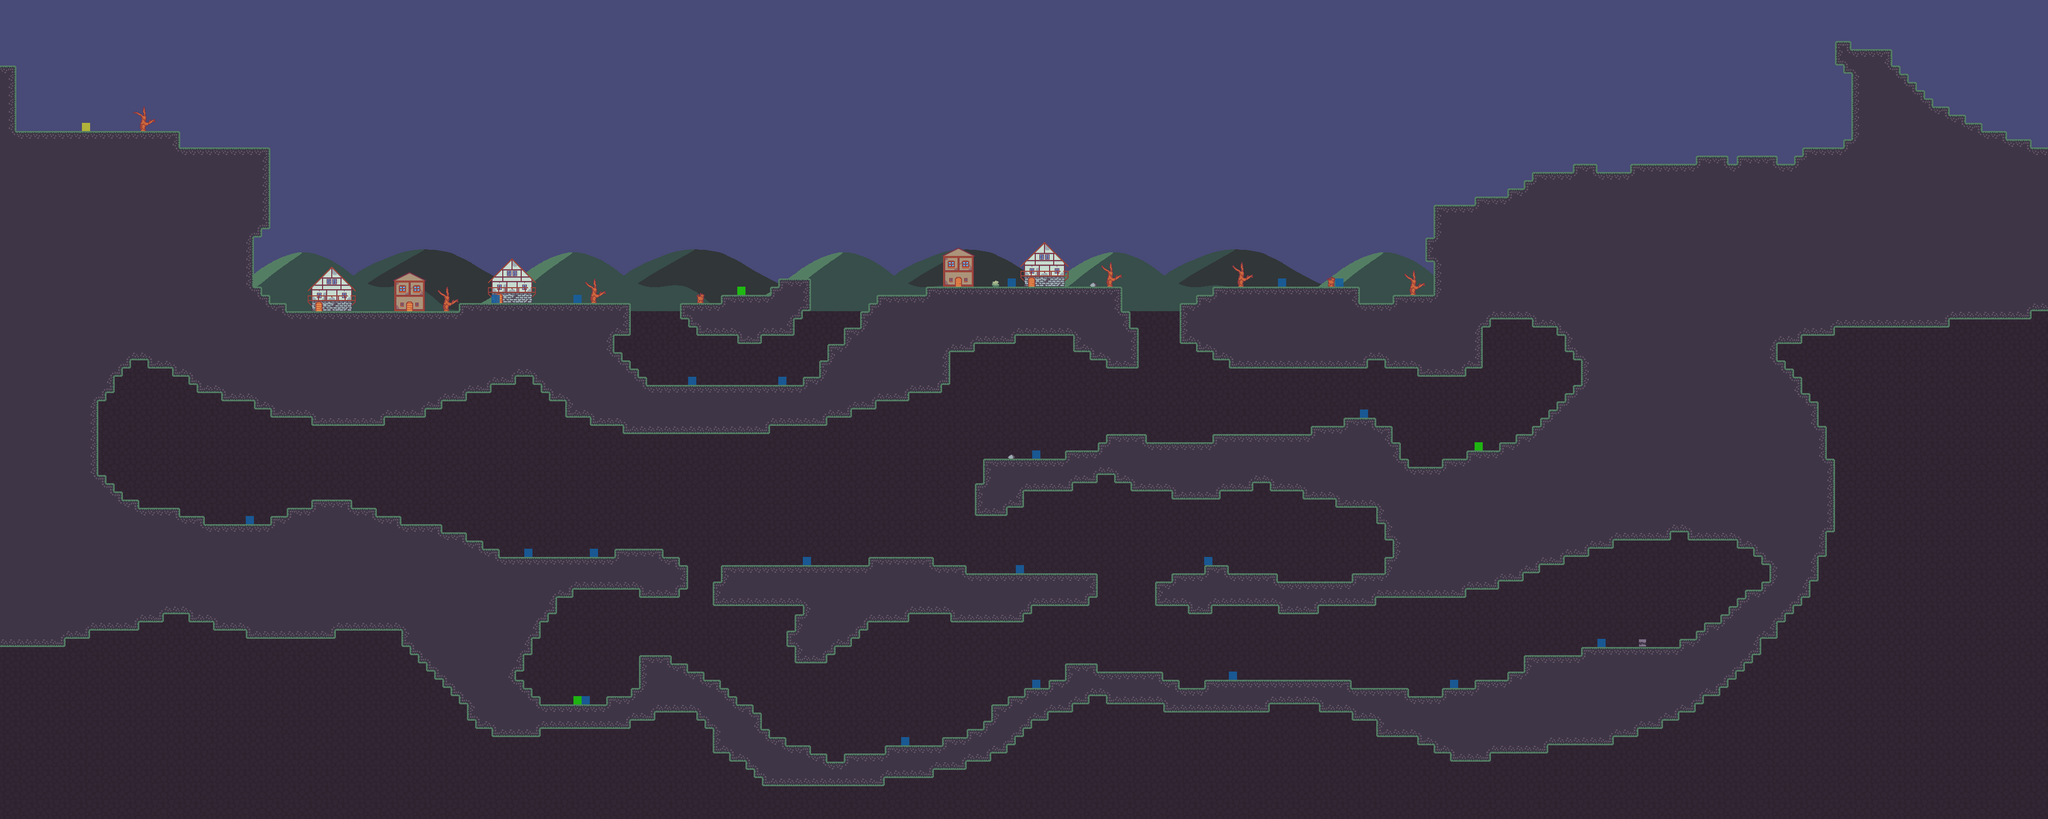

This is a level from a 2D game, rendered from its Tiled map with the project's own tilesets. A one-line summary and the map file follow, with tile-layer data summarised:
An orthogonal 250x100 tile map with 16x16 px tiles, 4 tile layers (Background1, Background2, Map, Events), 1 hidden layer not drawn and 311 objects.

<map version="1.10" tiledversion="1.11.0" orientation="orthogonal" renderorder="right-down" width="250" height="100" tilewidth="16" tileheight="16" infinite="0" nextlayerid="11" nextobjectid="442">
 <tileset firstgid="1" name="tileset" tilewidth="16" tileheight="16" tilecount="1088" columns="34">
  <image source="tileset.png" width="544" height="512" />
  <wangsets>
   <wangset name="Earth" type="corner" tile="103">
    <wangcolor name="Earth1" color="#ff0000" tile="-1" probability="1" />
    <wangtile tileid="68" wangid="0,0,0,1,0,0,0,0" />
    <wangtile tileid="69" wangid="0,0,0,1,0,1,0,0" />
    <wangtile tileid="70" wangid="0,0,0,0,0,1,0,0" />
    <wangtile tileid="71" wangid="0,1,0,0,0,1,0,1" />
    <wangtile tileid="72" wangid="0,1,0,1,0,0,0,1" />
    <wangtile tileid="102" wangid="0,1,0,1,0,0,0,0" />
    <wangtile tileid="103" wangid="0,1,0,1,0,1,0,1" />
    <wangtile tileid="104" wangid="0,0,0,0,0,1,0,1" />
    <wangtile tileid="105" wangid="0,0,0,1,0,1,0,1" />
    <wangtile tileid="106" wangid="0,1,0,1,0,1,0,0" />
    <wangtile tileid="136" wangid="0,1,0,0,0,0,0,0" />
    <wangtile tileid="137" wangid="0,1,0,0,0,0,0,1" />
    <wangtile tileid="138" wangid="0,0,0,0,0,0,0,1" />
   </wangset>
  </wangsets>
 </tileset>
 <layer id="6" name="Background1" width="250" height="100">
  <properties>
   <property name="Draw" type="bool" value="true" />
  </properties>
  <data>[25000 cells, 25000 non-empty, 5 distinct tile ids]</data>
 </layer>
 <layer id="10" name="Background2" width="250" height="100">
  <properties>
   <property name="Draw" type="bool" value="true" />
  </properties>
  <data>[25000 cells, 1640 non-empty, 268 distinct tile ids]</data>
 </layer>
 <layer id="1" name="Map" width="250" height="100">
  <properties>
   <property name="Draw" type="bool" value="true" />
  </properties>
  <data>[25000 cells, 8570 non-empty, 98 distinct tile ids]</data>
 </layer>
 <layer id="8" name="Events" width="250" height="100">
  <data>[25000 cells, 25 non-empty, 3 distinct tile ids]</data>
 </layer>
 <objectgroup id="7" name="Collisions" visible="0">
  <properties>
   <property name="Draw" type="bool" value="false" />
  </properties>
  <object id="81" x="0" y="128" width="32" height="128" />
  <object id="82" x="0" y="256" width="352" height="448" />
  <object id="83" x="352" y="288" width="176" height="160" />
  <object id="84" x="352" y="448" width="160" height="16" />
  <object id="85" x="352" y="464" width="144" height="272" />
  <object id="86" x="336" y="704" width="16" height="32" />
  <object id="87" x="288" y="704" width="48" height="16" />
  <object id="88" x="0" y="704" width="256" height="16" />
  <object id="89" x="0" y="720" width="240" height="16" />
  <object id="93" x="208" y="736" width="16" height="32" />
  <object id="94" x="192" y="736" width="16" height="48" />
  <object id="95" x="0" y="736" width="192" height="496" />
  <object id="96" x="0" y="1232" width="128" height="32" />
  <object id="97" x="128" y="1232" width="48" height="16" />
  <object id="98" x="192" y="928" width="16" height="64" />
  <object id="99" x="192" y="992" width="160" height="208" />
  <object id="100" x="192" y="1200" width="128" height="16" />
  <object id="101" x="192" y="1216" width="80" height="16" />
  <object id="102" x="208" y="944" width="16" height="48" />
  <object id="103" x="224" y="960" width="16" height="32" />
  <object id="104" x="240" y="976" width="32" height="16" />
  <object id="105" x="368" y="736" width="128" height="16" />
  <object id="106" x="384" y="752" width="112" height="16" />
  <object id="107" x="432" y="768" width="64" height="16" />
  <object id="108" x="496" y="576" width="32" height="224" />
  <object id="109" x="528" y="592" width="32" height="224" />
  <object id="110" x="560" y="608" width="272" height="208" />
  <object id="111" x="496" y="560" width="16" height="16" />
  <object id="112" x="832" y="608" width="80" height="176" />
  <object id="113" x="832" y="784" width="32" height="16" />
  <object id="114" x="608" y="816" width="144" height="16" />
  <object id="115" x="912" y="592" width="48" height="176" />
  <object id="116" x="896" y="592" width="16" height="16" />
  <object id="117" x="960" y="592" width="48" height="160" />
  <object id="118" x="1008" y="592" width="192" height="144" />
  <object id="119" x="1200" y="592" width="32" height="64" />
  <object id="120" x="1040" y="736" width="224" height="16" />
  <object id="121" x="1200" y="720" width="48" height="16" />
  <object id="122" x="1200" y="688" width="16" height="32" />
  <object id="123" x="1216" y="704" width="16" height="16" />
  <object id="124" x="1104" y="752" width="560" height="64" />
  <object id="125" x="1056" y="752" width="48" height="16" />
  <object id="126" x="1072" y="768" width="32" height="16" />
  <object id="127" x="1152" y="816" width="464" height="16" />
  <object id="128" x="1216" y="832" width="288" height="16" />
  <object id="129" x="1616" y="672" width="240" height="80" />
  <object id="130" x="1664" y="752" width="176" height="16" />
  <object id="132" x="1568" y="736" width="32" height="16" />
  <object id="133" x="1664" y="768" width="112" height="16" />
  <object id="134" x="1664" y="784" width="48" height="16" />
  <object id="135" x="1696" y="592" width="288" height="80" />
  <object id="136" x="1856" y="672" width="48" height="16" />
  <object id="138" x="1712" y="576" width="272" height="16" />
  <object id="139" x="1808" y="560" width="384" height="16" />
  <object id="140" x="1984" y="576" width="208" height="32" />
  <object id="141" x="1984" y="608" width="224" height="32" />
  <object id="142" x="2096" y="640" width="128" height="48" />
  <object id="143" x="1984" y="640" width="112" height="16" />
  <object id="144" x="2128" y="688" width="96" height="16" />
  <object id="145" x="2160" y="704" width="64" height="16" />
  <object id="146" x="2304" y="592" width="592" height="80" />
  <object id="147" x="2336" y="576" width="320" height="16" />
  <object id="148" x="2368" y="560" width="288" height="16" />
  <object id="150" x="2336" y="672" width="32" height="16" />
  <object id="151" x="2368" y="672" width="528" height="32" />
  <object id="152" x="2704" y="704" width="192" height="16" />
  <object id="153" x="2400" y="704" width="272" height="16" />
  <object id="154" x="2768" y="720" width="96" height="16" />
  <object id="155" x="2720" y="576" width="176" height="16" />
  <object id="156" x="2800" y="400" width="512" height="176" />
  <object id="157" x="2784" y="464" width="16" height="48" />
  <object id="159" x="2896" y="576" width="480" height="48" />
  <object id="160" x="3312" y="560" width="48" height="16" />
  <object id="161" x="2896" y="624" width="16" height="16" />
  <object id="162" x="2992" y="624" width="432" height="16" />
  <object id="163" x="3040" y="640" width="400" height="16" />
  <object id="164" x="3056" y="656" width="400" height="32" />
  <object id="165" x="3456" y="672" width="16" height="16" />
  <object id="166" x="3088" y="688" width="384" height="32" />
  <object id="167" x="3072" y="688" width="16" height="16" />
  <object id="168" x="3312" y="304" width="64" height="192" />
  <object id="169" x="3312" y="496" width="32" height="32" />
  <object id="170" x="3312" y="528" width="16" height="16" />
  <object id="171" x="2880" y="384" width="432" height="16" />
  <object id="172" x="2976" y="352" width="336" height="32" />
  </objectgroup>
 <layer id="9" name="Navigation" width="250" height="100" visible="0">
  <properties>
   <property name="Navigation" type="bool" value="true" />
  </properties>
  <data>[25000 cells, 8340 non-empty, 1 distinct tile ids]</data>
 </layer>
</map>
<!-- 226 of 311 objects omitted -->
